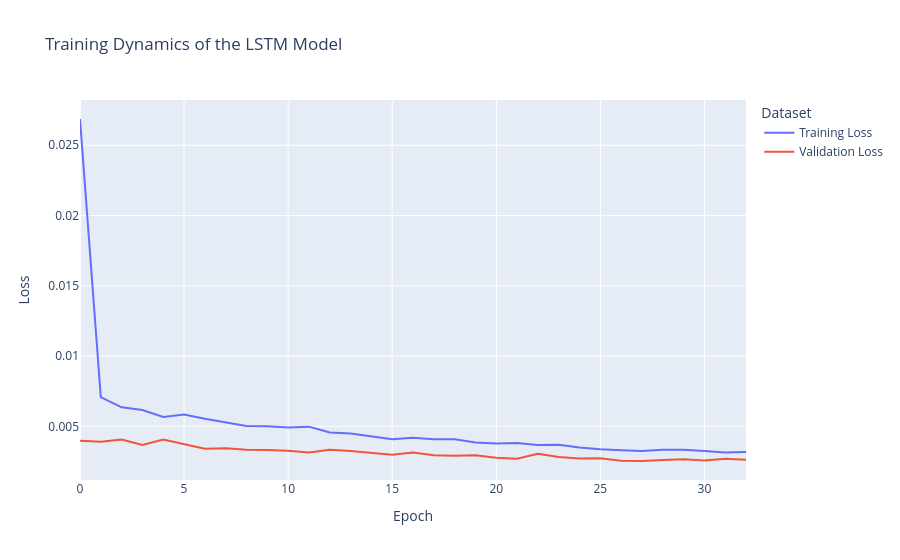

The notebook cell saved with this chart:
### Code cell
history_df = pd.DataFrame(
    {
        "Epoch": history.epoch,
        "Training Loss": history.history["loss"],
        "Validation Loss": history.history["val_loss"],
    }
)

fig_history = px.line(
    history_df,
    x="Epoch",
    y=["Training Loss", "Validation Loss"],
    title="Training Dynamics of the LSTM Model",
    labels={"value": "Loss", "variable": "Dataset"},
)
fig_history.update_layout(hovermode="x unified")
fig_history.show()

### Figure 1 — Plotly figure (JSON) as saved in the notebook; plotly's stock layout.template omitted (floating-point values rounded to 4 significant figures)
{"data": [{"hovertemplate": "Dataset=Training Loss<br>Epoch=%{x}<br>Loss=%{y}<extra></extra>", "legendgroup": "Training Loss", "line": {"color": "#636efa", "dash": "solid"}, "marker": {"symbol": "circle"}, "mode": "lines", "name": "Training Loss", "orientation": "v", "showlegend": true, "type": "scatter", "x": [0, 1, 2, 3, 4, 5, 6, 7, 8, 9, 10, 11, 12, 13, 14, 15, 16, 17, 18, 19, 20, 21, 22, 23, 24, 25, 26, 27, 28, 29, 30, 31, 32], "xaxis": "x", "y": [0.02687, 0.007086, 0.006355, 0.006163, 0.005663, 0.005836, 0.005539, 0.005294, 0.005027, 0.005014, 0.004921, 0.004979, 0.004559, 0.004483, 0.004275, 0.004082, 0.004191, 0.004088, 0.004086, 0.003844, 0.003781, 0.003815, 0.003678, 0.003698, 0.003493, 0.003362, 0.003304, 0.003245, 0.003342, 0.003326, 0.003245, 0.003136, 0.003176], "yaxis": "y"}, {"hovertemplate": "Dataset=Validation Loss<br>Epoch=%{x}<br>Loss=%{y}<extra></extra>", "legendgroup": "Validation Loss", "line": {"color": "#EF553B", "dash": "solid"}, "marker": {"symbol": "circle"}, "mode": "lines", "name": "Validation Loss", "orientation": "v", "showlegend": true, "type": "scatter", "x": [0, 1, 2, 3, 4, 5, 6, 7, 8, 9, 10, 11, 12, 13, 14, 15, 16, 17, 18, 19, 20, 21, 22, 23, 24, 25, 26, 27, 28, 29, 30, 31, 32], "xaxis": "x", "y": [0.003974, 0.003907, 0.004063, 0.003672, 0.004061, 0.003753, 0.003413, 0.003444, 0.00334, 0.003311, 0.003267, 0.003135, 0.003335, 0.003248, 0.003128, 0.002973, 0.00314, 0.002941, 0.002914, 0.00294, 0.002773, 0.0027, 0.003049, 0.002812, 0.002707, 0.002725, 0.002558, 0.002534, 0.002604, 0.002656, 0.002577, 0.002695, 0.002622], "yaxis": "y"}], "layout": {"hovermode": "x unified", "legend": {"title": {"text": "Dataset"}, "tracegroupgap": 0}, "title": {"text": "Training Dynamics of the LSTM Model"}, "xaxis": {"anchor": "y", "domain": [0, 1], "title": {"text": "Epoch"}}, "yaxis": {"anchor": "x", "domain": [0, 1], "title": {"text": "Loss"}}}}
